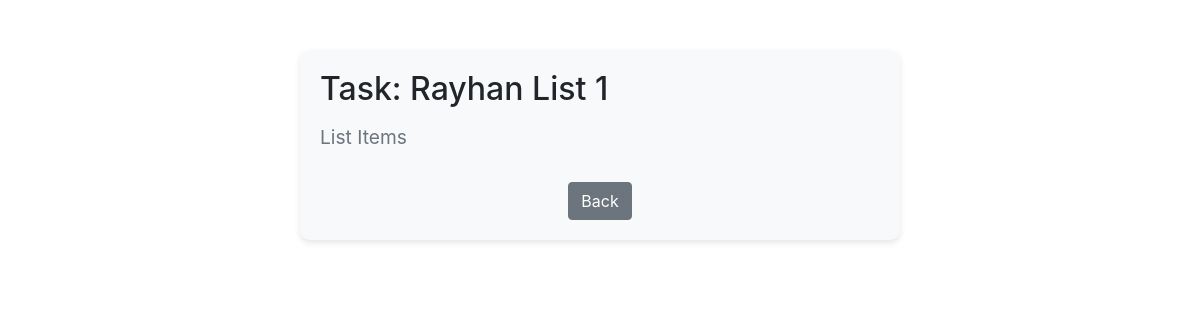
The app's page /task/19/ (signed in), older data.
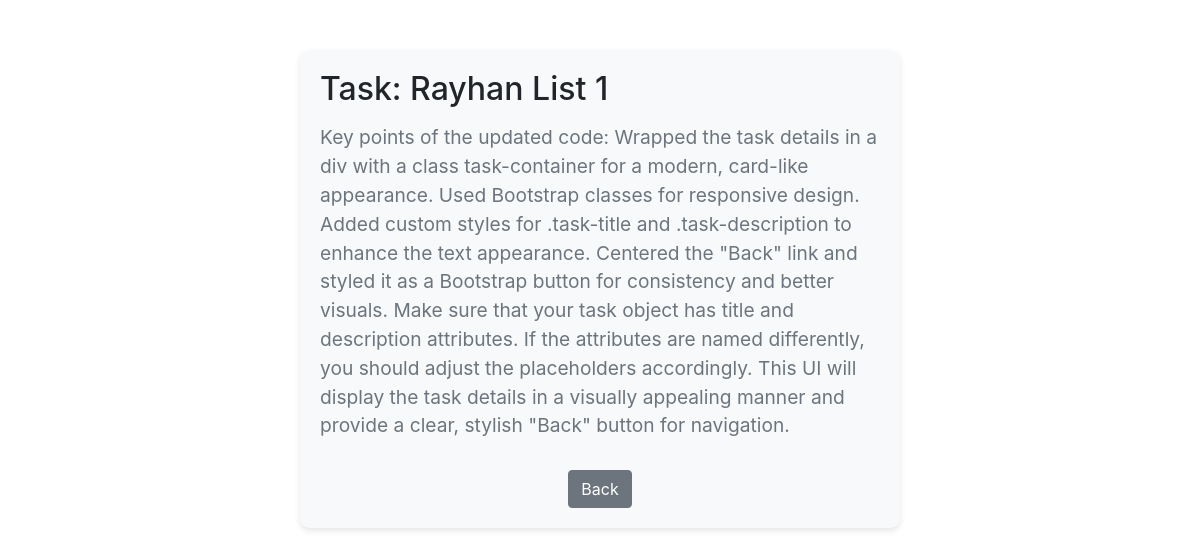
The same page, newer data.
### baseapp/models.py (models this page shows, shortened)
class Task(models.Model):
    user = models.ForeignKey(User, on_delete=models.CASCADE, null=True, blank=True)
    title = models.CharField(max_length=200, null=True, blank=True)
    description = models.TextField(null=True, blank=True)
    complete = models.BooleanField(default=False)
    created = models.DateTimeField(auto_now_add=True)
    class Meta:
        ordering = ['complete']

### baseapp/views.py (the view)
# urls.py: path('task/<int:pk>/', TaskDetail.as_view(), name='task'),
class TaskDetail(LoginRequiredMixin, DetailView):
    model = Task
    context_object_name = 'task'
    template_name = 'baseapp/task.html'

### baseapp/templates/baseapp/task.html (shortened to what this page needs)
<!DOCTYPE html>
<html lang="en">
<head>
    <link href="https://stackpath.bootstrapcdn.com/bootstrap/4.5.2/css/bootstrap.min.css" rel="stylesheet">
</head>
<body>
<div class="container">
    <div class="task-container">
        <h1 class="task-title">Task: {{ task.title }}</h1>
        <p class="task-description">{{ task.description }}</p>
        <div class="back-link">
            <a href="{% url 'tasks' %}" class="btn btn-secondary btn-back">Back</a>
        </div>
    </div>
</div>
</body>
</html>

Row changes from the older to the newer data that the page shows:
changed Task "Rayhan List 1": description "List Items" → "Key points of the updated code: Wrapped the task details in a div with a class task-container for a modern, card-like appearance. Used Bootstrap classes for responsive design. Added custom styles for .task-title and .task-description to enhance the text appearance. Centered the \"Back\" link and styled it as a Bootstrap button for consistency and better visuals. Make sure that your task object has title and description attributes. If the attributes are named differently, you should adjust the placeholders accordingly. This UI will display the task details in a visually appealing manner and provide a clear, stylish \"Back\" button for navigation."
